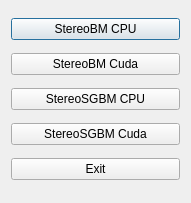
<?xml version="1.0" encoding="UTF-8"?>
<ui version="4.0">
 <class>DialogDisparityMap</class>
 <widget class="QDialog" name="DialogDisparityMap">
  <property name="geometry">
   <rect>
    <x>0</x>
    <y>0</y>
    <width>191</width>
    <height>203</height>
   </rect>
  </property>
  <property name="windowTitle">
   <string>Dialog</string>
  </property>
  <layout class="QVBoxLayout" name="verticalLayout">
   <item>
    <widget class="QPushButton" name="btnStereoCPU">
     <property name="text">
      <string>StereoBM CPU</string>
     </property>
    </widget>
   </item>
   <item>
    <widget class="QPushButton" name="btnStereoBMCuda">
     <property name="text">
      <string>StereoBM Cuda</string>
     </property>
    </widget>
   </item>
   <item>
    <widget class="QPushButton" name="btnStereoSGBMcpu">
     <property name="text">
      <string>StereoSGBM CPU</string>
     </property>
    </widget>
   </item>
   <item>
    <widget class="QPushButton" name="btnStereoSGBMcuda">
     <property name="text">
      <string>StereoSGBM Cuda</string>
     </property>
    </widget>
   </item>
   <item>
    <widget class="QPushButton" name="pushButton">
     <property name="text">
      <string>Exit</string>
     </property>
    </widget>
   </item>
  </layout>
 </widget>
 <resources/>
 <connections/>
</ui>
